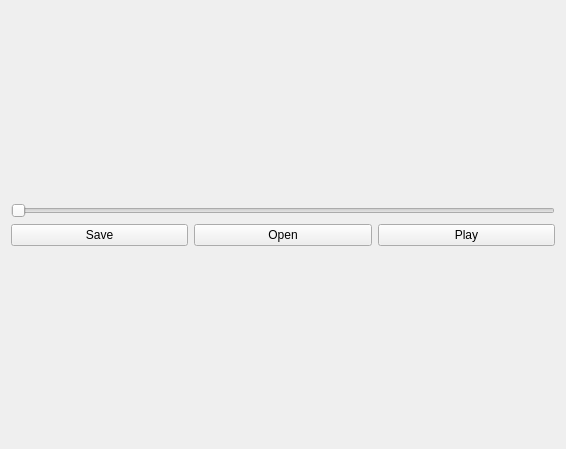
<?xml version="1.0" encoding="UTF-8"?>
<ui version="4.0">
 <class>VideoNoteForm</class>
 <widget class="QWidget" name="VideoNoteForm">
  <property name="geometry">
   <rect>
    <x>0</x>
    <y>0</y>
    <width>566</width>
    <height>449</height>
   </rect>
  </property>
  <property name="windowTitle">
   <string>Form</string>
  </property>
  <layout class="QVBoxLayout" name="verticalLayout">
   <item>
    <layout class="QGridLayout" name="gridLayout">
     <item row="2" column="1">
      <widget class="QPushButton" name="openButton">
       <property name="text">
        <string>Open</string>
       </property>
      </widget>
     </item>
     <item row="2" column="2">
      <widget class="QPushButton" name="playButton">
       <property name="text">
        <string>Play</string>
       </property>
      </widget>
     </item>
     <item row="2" column="0">
      <widget class="QPushButton" name="saveButton">
       <property name="text">
        <string>Save</string>
       </property>
      </widget>
     </item>
     <item row="1" column="0" colspan="3">
      <widget class="QSlider" name="timeSlider">
       <property name="orientation">
        <enum>Qt::Horizontal</enum>
       </property>
      </widget>
     </item>
     <item row="0" column="0" colspan="3">
      <layout class="QGridLayout" name="videoLayout"/>
     </item>
    </layout>
   </item>
  </layout>
 </widget>
 <resources/>
 <connections/>
</ui>
